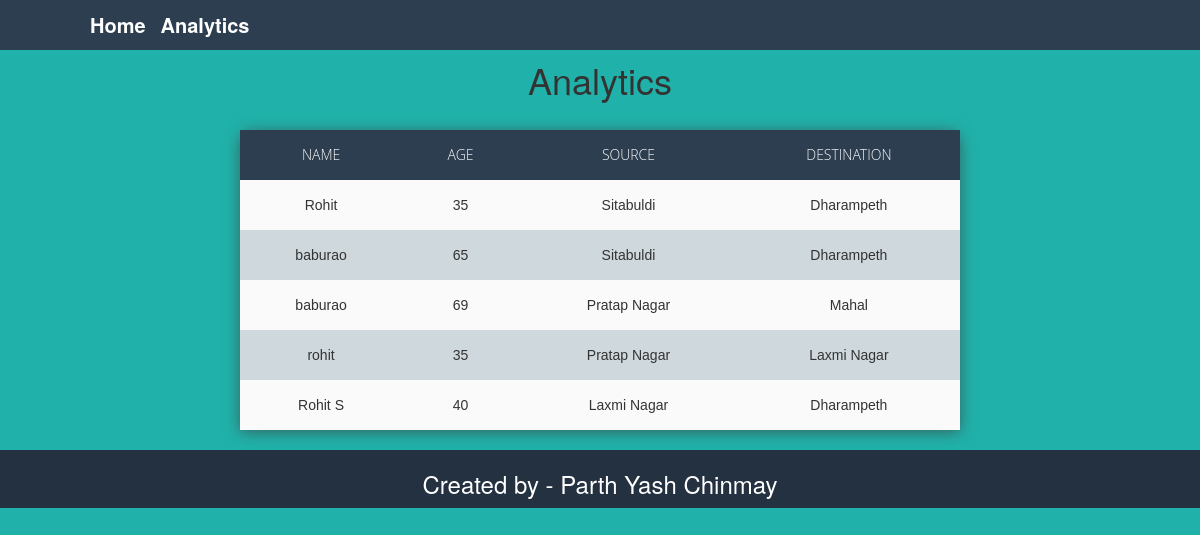
Page /analytics/ (signed in) on the committed database.
### metro_app/models.py (models this page shows)
class Analytics(models.Model):
    name = models.CharField(max_length=40)
    age = models.IntegerField()
    source = models.CharField(max_length=40)
    destination = models.CharField(max_length=40)

### metro_app/views.py (the view)
# urls.py: path('analytics/', views.analytics),
@login_required
def analytics(request):
    rows = Analytics.objects.all()
    user = request.user
    print(user)
    if user.is_staff:
        return render(request, 'analytics.html', {'data': rows})
    else:
        messages.info(request, 'Only staff can access this page')
    return redirect('http://127.0.0.1:8000/login')

### metro_app/templates/analytics.html (shortened to what this page needs)
{% load static %}
<!DOCTYPE html>
<html>
  <head>
    <link
      href="{% static 'bootstrap.min.css' %}"
      rel="stylesheet"
      type="text/css"
    />
  </head>
  <body style="text-align: center">
    <nav class="navbar navbar-default navbar-fixed-top navbar-custom">
      <div class="container-fluid">
        <div class="navbar-header">
          <a
            class="navbar-brand"
            href="https://ra-shorturl.herokuapp.com/"
            style="color: white; font-size: x-large"
            ></a
          >
          <a
            class="navbar-brand"
            href="https://ra-shorturl.herokuapp.com/"
            style="color: white; font-size: 20px"
            >Home</a
          >
          <a
            class="navbar-brand"
            href="https://ra-shorturl.herokuapp.com/analytics"
            style="color: white; font-size: 20px"
            >Analytics</a
          >
        </div>
      </div>
    </nav>
    <br /><br />
    <h1>Analytics</h1>
    <br />
    <table style="margin: 0 auto">
      <thead>
        <tr>
          <th>Name</th>
          <th>Age</th>
          <th>Source</th>
          <th>Destination</th>
        </tr>
      </thead>
      <tbody>
        {% for item in data %}
        <tr>
          <td>{{ item.name }}</td>
          <td>{{ item.age }}</td>
          <td>{{ item.source }}</td>
          <td>{{ item.destination }}</td>
        </tr>
        {% endfor %}
      </tbody>
    </table>
    <br />
    <footer class="text-center">
      <div class="container">
        <div class="row">
          <h3>
            Created by -
            <a href="#" target="_blank" style="color: white"> Parth Yash Chinmay </a>
          </h3>
        </div>
      </div>
    </footer>
  </body>
</html>

### metro_app/templates/analytics.html (style rules this page uses)
table { align-self: center; left: 50%; top: 50%; width: 60%; border-collapse: collapse; border-spacing: 0; box-shadow: 0 2px 15px rgba(64, 64, 64, 0.7); border-radius: 12px 12px 0 0; overflow-y: scroll; }
td, th { padding: 15px 20px; text-align: center; }
th { background-color: #2c3e50; color: #fafafa; font-family: "Open Sans", Sans-serif; font-weight: 200; text-transform: uppercase; }
tr { width: 100%; background-color: #fafafa; font-family: "Montserrat", sans-serif; }
tr:nth-child(even) { background-color: #cfd8dc; }
.navbar-custom { background: #2c3e50; font-family: "Montserrat", "Helvetica Neue", Helvetica, Arial, sans-serif; text-transform: none; font-weight: 700; font-size: x-large; border: none; padding-left: 5%; padding-right: 5%; color: white; width: 100%; }
body { background-color: lightseagreen; }
footer { color: white; width: 100%; position: relative; left: 0; bottom: 0; padding: 1px 1px; background-color: #233140; }

### rows in the picture
Analytics: name "Rohit", age "35", source "Sitabuldi", destination "Dharampeth"
Analytics: name "baburao", age "65", source "Sitabuldi", destination "Dharampeth"
Analytics: name "baburao", age "69", source "Pratap Nagar", destination "Mahal"
Analytics: name "rohit", age "35", source "Pratap Nagar", destination "Laxmi Nagar"
Analytics: name "Rohit S", age "40", source "Laxmi Nagar", destination "Dharampeth"
